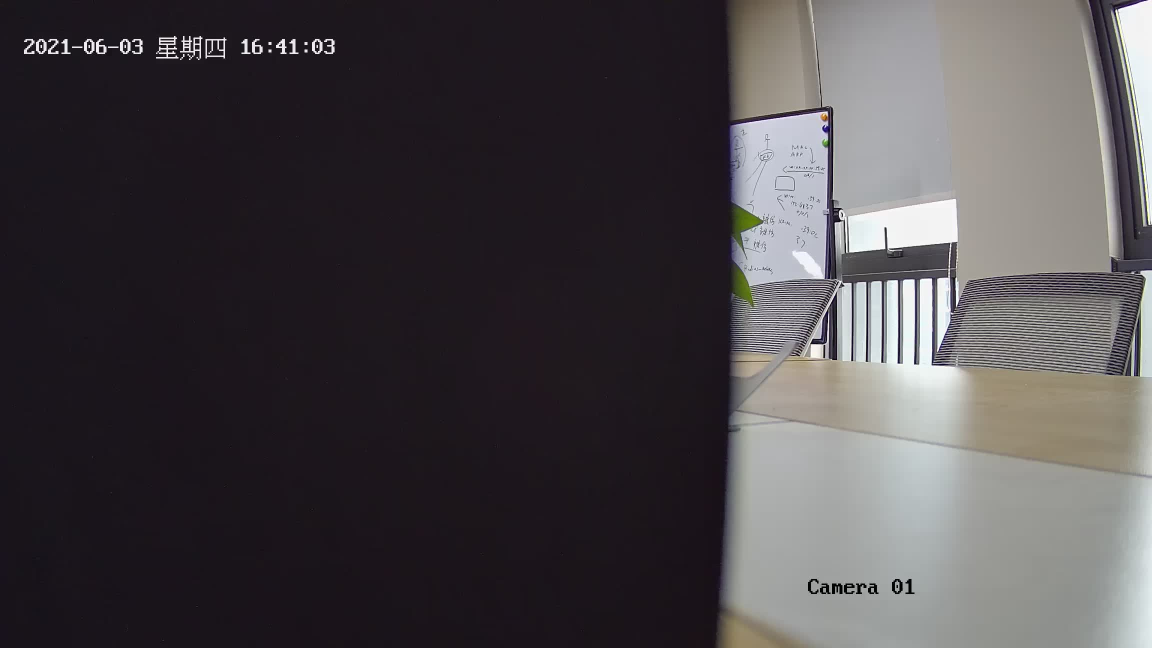
#> input picture image/578e56d9f3d054696e80be67bcbbefa.jpg, 2304 x 1296 px (shown at 1/2 size); its folder holds only this picture in this run
$ python ImageTest.py
#> lines starting #> are read from the running program, lines starting #| are printed output that depends on the picture
from PIL import Image,ImageChops
import matplotlib.pyplot as plt
import glob


#shift
def shift(im):
    plt.figure()
    plt.subplot(1,2,1)
    img = Image.open(im)
    plt.imshow(img)
    img2 = ImageChops.offset(img,200,100)  # 水平位移：200，垂直位移：100
    plt.subplot(1,2,2)
    plt.imshow(img2)
    plt.show()
    #img = img.resize((224, 224), resample=Image.LANCZOS)
    return img2


# 遮挡
def paste(im):
    plt.figure()
    plt.subplot(1, 2, 1)
    img = Image.open(im)
    plt.imshow(img)
    img2 = img.crop((0,0,80,80))  #裁剪原图中一部分作为覆盖图片
    img.paste(img2, (150, 150, 150+img2.size[0], 150+img2.size[1]))  #第二个参数是覆盖位置
    plt.subplot(1, 2, 2)
    plt.imshow(img)
    plt.show()
    return img


#剪切
def shear(im):
    plt.figure()
    plt.subplot(1, 2, 1)
    img = Image.open(im)
#> img is the input picture: PIL image 2304x1296 RGB; mean R, G, B 75, 70.9, 74
    plt.imshow(img)
    #image = cv2.resize(image,(224,224))
    cropped = img.crop((100,100,500,500))  #坐标从左上开始
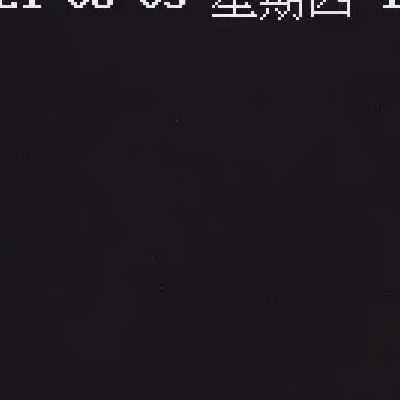
#> cropped: PIL image 400x400 RGB; mean R, G, B 29.5, 24.2, 30.6
    plt.subplot(1, 2, 2)
    plt.imshow(cropped)
    plt.show()
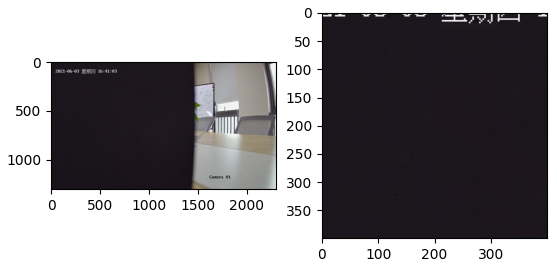
#> figure drawn by matplotlib, 2 panels
    return cropped


if __name__ == '__main__':
    cate = ['C:\image']
    for idx, folder in enumerate(cate):
        for im in glob.glob(folder + '/*.jpg'):
            #img1=shift(im)
            img2=shear(im)
            #img3=paste(im)
